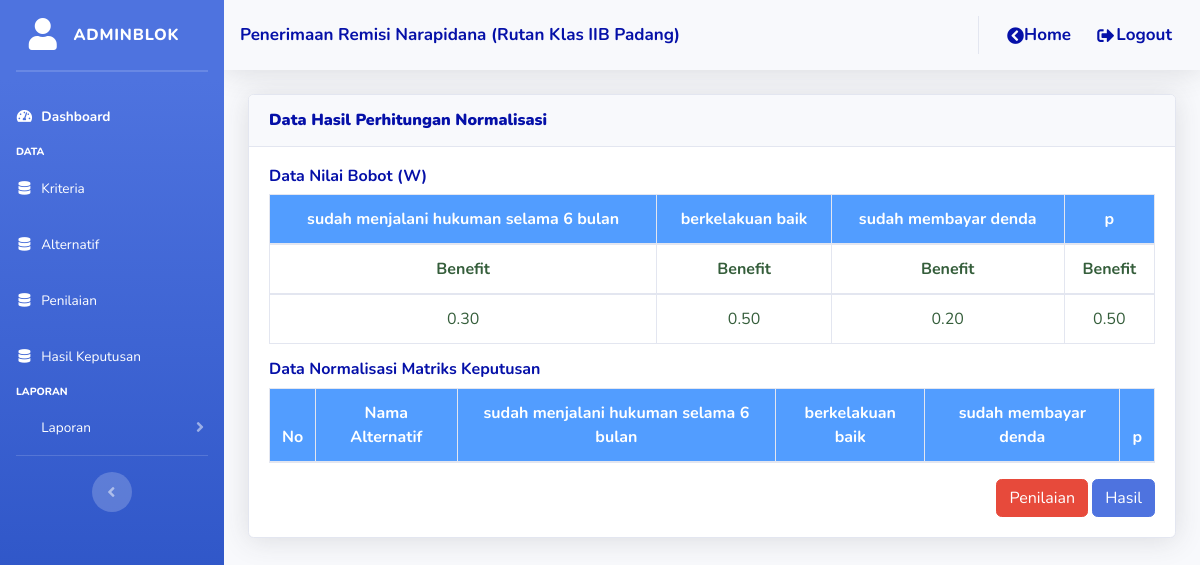
The page /admin/proses/data_normalisasi.php (signed in) on the database as committed earlier.
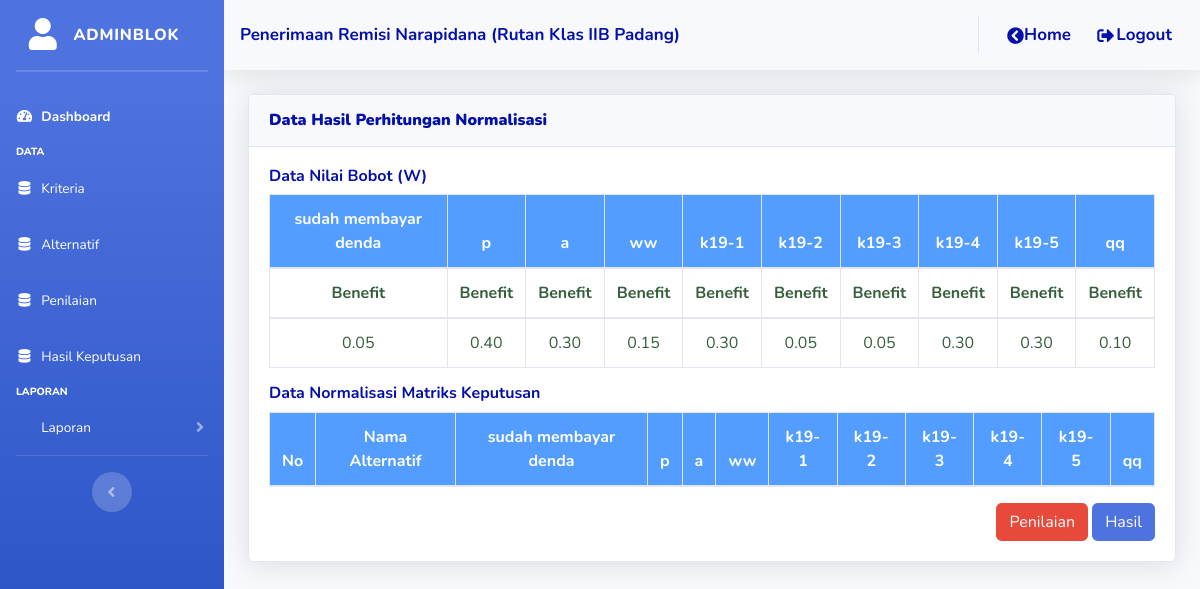
The same page on the database as committed later.
### tables this page shows
CREATE TABLE `tbl_kriteria` (
  `id_kriteria` int(11) NOT NULL,
  `id_periode` int(11) NOT NULL,
  `nama_kriteria` varchar(255) NOT NULL,
  `jenis_kriteria` varchar(255) NOT NULL,
  `bobot` double(4,2) NOT NULL
);

### admin/proses/data_normalisasi.php (the view, shortened to what this page needs)
<?php
include("style/header.php");
include("style/sidebar.php");
include '../../config/koneksi.php';
$idp = $_GET['idp'];
?>
<div class="container-fluid">
		<div class="card shadow mt-3 mb-3">
			<div class="card-header py-3">
				<h6 class="m-0 font-weight-bold text-olive" style="color: #0510a8"><b>Data Hasil Perhitungan Normalisasi</b></h6>
			</div>
			<div class="card-body">
				<h6 style="font-weight: bold; color: #0510a8">Data Nilai Bobot (W)</h6>
				<div class="table-responsive">
					<table class="table table-bordered">
						<thead>
							<tr style="background-color: #529dff; color: #ffff" align="center">
								<?php
								$sqltr = mysqli_query($konek, "SELECT * FROM tbl_kriteria");
								while ($rowtr = $sqltr->fetch_array()) {
								?>
									<th><?= $rowtr['nama_kriteria']; ?></th>
								<?php
								}
								?>
							</tr>
							<tr align="center" style="color: #355E3B">
								<?php
								$sqltr = mysqli_query($konek, "SELECT * FROM tbl_kriteria");
								while ($rowtr = $sqltr->fetch_array()) {
								?>
									<th><?= $rowtr['jenis_kriteria']; ?></th>
								<?php
								}
								?>
							</tr>
						</thead>
						<tbody>
							<tr align="center"  style="color: #355E3B">
								<?php
								$sqltr = mysqli_query($konek, "SELECT * FROM tbl_kriteria");
								while ($rowtr = $sqltr->fetch_array()) {
								?>
									<td><?= $rowtr['bobot']; ?></td>
								<?php
								}
								?>
							</tr>
						</tbody>
					</table>
				</div>
				<h6 style="font-weight: bold; color: #0510a8">Data Normalisasi Matriks Keputusan</h6>
				<div class="table-responsive">
					<table class="table table-bordered">
						<thead>
							<tr style="background-color: #529dff; color: #ffff" align="center">
								<th style="font-size: 16px;">No</th>
								<th style="font-size: 16px;">Nama Alternatif</th>
								<?php
								$sqlth = $konek->query("SELECT * FROM tbl_kriteria");
								while ($rowth = $sqlth->fetch_array()) {
								?>
									<th><?= $rowth['nama_kriteria']; ?></th>
								<?php
								}
								?>
						</thead>
					</table>
			</div>
				<div align="right">
					<a href="data_penilaian.php?&idp=<?php echo $idp; ?>" class="btn btn-danger">Penilaian</a>
					<a href="hasil_keputusan.php?&idp=<?php echo $idp; ?>" class="btn btn-primary">Hasil</a>
				</div>
			</div>
		</div>
	</div>
</div>

### admin/proses/style/header.php (shortened to what this page needs)
<!DOCTYPE html>
<html lang="en">
<head>
  <link href="../../assets/vendor/fontawesome-free/css/all.min.css" rel="stylesheet" type="text/css">
  <link href="../../assets/css/sb-admin-2.min.css" rel="stylesheet">
</head>

### admin/proses/style/sidebar.php (shortened to what this page needs)
<?php
$idp = $_GET['idp'];
?>
<body id="page-top">
  <div id="wrapper">
    <ul class="navbar-nav bg-gradient-primary sidebar sidebar-dark accordion" id="accordionSidebar">
      <a class="sidebar-brand d-flex align-items-center justify-content-center" href="index.php?idp=<?php echo $idp; ?>">
        <div class="sidebar-brand-icon">
          <i class="fas fa-user" style="color: #ffff"></i>
        </div>
        <div class="sidebar-brand-text mx-3" style="color: #ffff"><?php echo $_SESSION['username']; ?></div>
      </a>
      <hr class="sidebar-divider my-0">
      <hr class="sidebar-divider">
      <li class="nav-item active">
        <a class="nav-link" href="../../admin/proses/index.php?idp=<?php echo $idp; ?>">
          <i class="fas fa-fw fa-tachometer-alt"></i>
          <span>Dashboard</span></a>
      </li>
      <div class="sidebar-heading" style="color: #ffff">
        Data
      </div>
      <li class="nav-item">
        <a class="nav-link" href="../../admin/data_kriteria.php?idp=<?php echo $idp; ?>">
          <i class="fas fa-fw fa-database" style="color: #ffff"></i>
          <span style="color: #ffff">Kriteria</span>
        </a>
      </li>
      <li class="nav-item">
        <a class="nav-link" href="../../admin/proses/data_alternatif.php?idp=<?php echo $idp; ?>">
          <i class="fas fa-fw fa-database" style="color: #ffff"></i>
          <span style="color: #ffff">Alternatif</span>
        </a>
        <a class="nav-link" href="../../admin/proses/data_penilaian.php?idp=<?php echo $idp; ?>">
          <i class="fas fa-fw fa-database" style="color: #ffff"></i>
          <span style="color: #ffff">Penilaian</span></a>
        <a class="nav-link" href="../../admin/proses/hasil_keputusan.php?idp=<?php echo $idp; ?>">
          <i class="fas fa-fw fa-database" style="color: #ffff"></i>
          <span style="color: #ffff">Hasil Keputusan</span></a>
      </li>
      <div class="sidebar-heading" style="color: #ffff">
        Laporan
      </div>
      <li class="nav-item">
        <a class="nav-link collapsed" href="#" data-toggle="collapse" data-target="#collapseTwo" aria-expanded="false" aria-controls="collapseTwo">
          <span style="color: #ffff">Laporan</span>
        </a>
      </li>
      <hr class="sidebar-divider d-none d-md-block">
      <div class="text-center d-none d-md-inline">
        <button class="rounded-circle border-0" id="sidebarToggle"></button>
      </div>
    </ul>
    <div id="content-wrapper" class="d-flex flex-column">
      <div id="content">
        <nav class="navbar navbar-expand font-weight-bold topbar mb-4 static-top shadow" style="color:#0510a8; font-size: 17px">
          Penerimaan Remisi Narapidana (Rutan Klas IIB Padang)
          <ul class="navbar-nav ml-auto">
            <li class="nav-item">
              <a class="nav-link" href="../../admin/periodekeputusan.php">
                <i class="fas fa-chevron-circle-left" style="color:#0510a8"></i>
                <span style="color:#0510a8">Home</span></a>
            </li>
            <li class="nav-item">
              <a class="nav-link" href="../../admin/logout.php">
                <i class="fas fa-fw fa-sign-out-alt" style="color:#0510a8"></i>
                <span style="color: #0510a8">Logout</span></a>
            </li>
          </ul>
        </nav>

Rows that differ between the two databases and show on the page:
removed tbl_kriteria: nama_kriteria "sudah menjalani hukuman selama 6 bulan", jenis_kriteria "Benefit", bobot "0.30"
removed tbl_kriteria: nama_kriteria "berkelakuan baik", jenis_kriteria "Benefit", bobot "0.50"
changed tbl_kriteria "sudah membayar denda": bobot "0.20" → "0.05"
changed tbl_kriteria (number 2 of 10 on the later page): bobot "0.50" → "0.40"
added tbl_kriteria: nama_kriteria "a", jenis_kriteria "Benefit", bobot "0.30"
added tbl_kriteria: nama_kriteria "ww", jenis_kriteria "Benefit", bobot "0.15"
added tbl_kriteria: nama_kriteria "k19-1", jenis_kriteria "Benefit", bobot "0.30"
added tbl_kriteria: nama_kriteria "k19-2", jenis_kriteria "Benefit", bobot "0.05"
added tbl_kriteria: nama_kriteria "k19-3", jenis_kriteria "Benefit", bobot "0.05"
added tbl_kriteria: nama_kriteria "k19-4", jenis_kriteria "Benefit", bobot "0.30"
added tbl_kriteria: nama_kriteria "k19-5", jenis_kriteria "Benefit", bobot "0.30"
added tbl_kriteria: nama_kriteria "qq", jenis_kriteria "Benefit", bobot "0.10"
